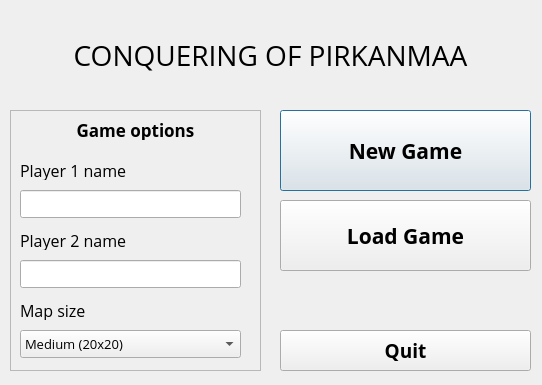
<?xml version="1.0" encoding="UTF-8"?>
<ui version="4.0">
 <class>MainMenu</class>
 <widget class="QDialog" name="MainMenu">
  <property name="geometry">
   <rect>
    <x>0</x>
    <y>0</y>
    <width>542</width>
    <height>385</height>
   </rect>
  </property>
  <property name="windowTitle">
   <string>Main Menu</string>
  </property>
  <widget class="QPushButton" name="playButton">
   <property name="geometry">
    <rect>
     <x>280</x>
     <y>110</y>
     <width>251</width>
     <height>81</height>
    </rect>
   </property>
   <property name="font">
    <font>
     <family>Open Sans</family>
     <pointsize>16</pointsize>
     <weight>75</weight>
     <bold>true</bold>
     <kerning>true</kerning>
    </font>
   </property>
   <property name="text">
    <string>New Game</string>
   </property>
  </widget>
  <widget class="QPushButton" name="quitButton">
   <property name="geometry">
    <rect>
     <x>280</x>
     <y>330</y>
     <width>251</width>
     <height>41</height>
    </rect>
   </property>
   <property name="font">
    <font>
     <family>Open Sans</family>
     <pointsize>14</pointsize>
     <weight>75</weight>
     <bold>true</bold>
    </font>
   </property>
   <property name="text">
    <string>Quit</string>
   </property>
  </widget>
  <widget class="QLabel" name="gameNameLabel">
   <property name="geometry">
    <rect>
     <x>20</x>
     <y>10</y>
     <width>501</width>
     <height>91</height>
    </rect>
   </property>
   <property name="font">
    <font>
     <family>Open Sans</family>
     <pointsize>21</pointsize>
     <weight>50</weight>
     <italic>false</italic>
     <bold>false</bold>
     <kerning>true</kerning>
    </font>
   </property>
   <property name="text">
    <string>CONQUERING OF PIRKANMAA</string>
   </property>
   <property name="alignment">
    <set>Qt::AlignCenter</set>
   </property>
  </widget>
  <widget class="QPushButton" name="loadButton">
   <property name="geometry">
    <rect>
     <x>280</x>
     <y>200</y>
     <width>251</width>
     <height>71</height>
    </rect>
   </property>
   <property name="font">
    <font>
     <family>Open Sans</family>
     <pointsize>16</pointsize>
     <weight>75</weight>
     <bold>true</bold>
    </font>
   </property>
   <property name="text">
    <string>Load Game</string>
   </property>
  </widget>
  <widget class="QFrame" name="frame">
   <property name="geometry">
    <rect>
     <x>10</x>
     <y>110</y>
     <width>251</width>
     <height>261</height>
    </rect>
   </property>
   <property name="frameShape">
    <enum>QFrame::StyledPanel</enum>
   </property>
   <property name="frameShadow">
    <enum>QFrame::Raised</enum>
   </property>
   <widget class="QLabel" name="player1NameLabel">
    <property name="geometry">
     <rect>
      <x>10</x>
      <y>50</y>
      <width>161</width>
      <height>20</height>
     </rect>
    </property>
    <property name="font">
     <font>
      <family>Open Sans</family>
      <pointsize>12</pointsize>
     </font>
    </property>
    <property name="text">
     <string>Player 1 name</string>
    </property>
   </widget>
   <widget class="QLineEdit" name="player1NameEdit">
    <property name="geometry">
     <rect>
      <x>10</x>
      <y>80</y>
      <width>221</width>
      <height>28</height>
     </rect>
    </property>
    <property name="text">
     <string/>
    </property>
    <property name="maxLength">
     <number>14</number>
    </property>
   </widget>
   <widget class="QLineEdit" name="player2NameEdit">
    <property name="geometry">
     <rect>
      <x>10</x>
      <y>150</y>
      <width>221</width>
      <height>28</height>
     </rect>
    </property>
    <property name="maxLength">
     <number>14</number>
    </property>
   </widget>
   <widget class="QLabel" name="player2NameLabel">
    <property name="geometry">
     <rect>
      <x>10</x>
      <y>120</y>
      <width>141</width>
      <height>20</height>
     </rect>
    </property>
    <property name="font">
     <font>
      <family>Open Sans</family>
      <pointsize>12</pointsize>
     </font>
    </property>
    <property name="text">
     <string>Player 2 name</string>
    </property>
   </widget>
   <widget class="QLabel" name="mapSizeLabel">
    <property name="geometry">
     <rect>
      <x>10</x>
      <y>190</y>
      <width>81</width>
      <height>20</height>
     </rect>
    </property>
    <property name="font">
     <font>
      <family>Open Sans</family>
      <pointsize>12</pointsize>
     </font>
    </property>
    <property name="text">
     <string>Map size</string>
    </property>
   </widget>
   <widget class="QComboBox" name="mapSizeComboBox">
    <property name="geometry">
     <rect>
      <x>10</x>
      <y>220</y>
      <width>221</width>
      <height>28</height>
     </rect>
    </property>
    <property name="font">
     <font>
      <family>Open Sans</family>
      <pointsize>10</pointsize>
     </font>
    </property>
    <property name="currentIndex">
     <number>1</number>
    </property>
    <item>
     <property name="text">
      <string>Small (10x10)</string>
     </property>
    </item>
    <item>
     <property name="text">
      <string>Medium (20x20)</string>
     </property>
    </item>
    <item>
     <property name="text">
      <string>Large (40x40)</string>
     </property>
    </item>
    <item>
     <property name="text">
      <string>Ultra (60x60)</string>
     </property>
    </item>
   </widget>
   <widget class="QLabel" name="label">
    <property name="geometry">
     <rect>
      <x>10</x>
      <y>10</y>
      <width>231</width>
      <height>20</height>
     </rect>
    </property>
    <property name="font">
     <font>
      <family>Open Sans</family>
      <pointsize>13</pointsize>
      <weight>75</weight>
      <bold>true</bold>
     </font>
    </property>
    <property name="text">
     <string>Game options</string>
    </property>
    <property name="alignment">
     <set>Qt::AlignCenter</set>
    </property>
   </widget>
  </widget>
 </widget>
 <resources/>
 <connections>
  <connection>
   <sender>playButton</sender>
   <signal>clicked()</signal>
   <receiver>MainMenu</receiver>
   <slot>accept()</slot>
   <hints>
    <hint type="sourcelabel">
     <x>101</x>
     <y>243</y>
    </hint>
    <hint type="destinationlabel">
     <x>199</x>
     <y>149</y>
    </hint>
   </hints>
  </connection>
  <connection>
   <sender>quitButton</sender>
   <signal>clicked()</signal>
   <receiver>MainMenu</receiver>
   <slot>reject()</slot>
   <hints>
    <hint type="sourcelabel">
     <x>301</x>
     <y>243</y>
    </hint>
    <hint type="destinationlabel">
     <x>199</x>
     <y>149</y>
    </hint>
   </hints>
  </connection>
 </connections>
</ui>
